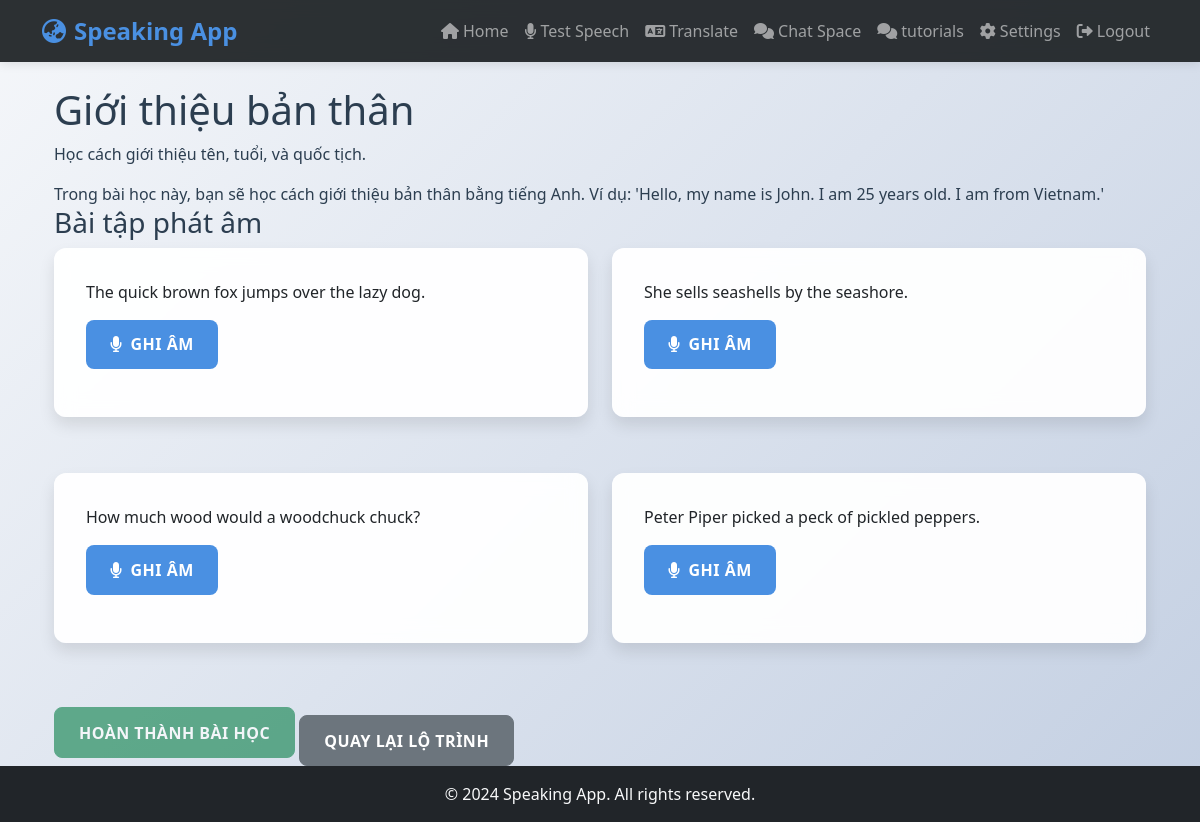
Screenshot of /tutorials/tutorials/lesson/1 (signed in) with the database file from the repository.
### models/models.py (models this page shows)
class Lesson(db.Model):
    __tablename__ = 'lessons'
    lesson_id = db.Column(db.Integer, primary_key=True)
    level_id = db.Column(db.Integer, db.ForeignKey('levels.level_id'), nullable=False)
    title = db.Column(db.String(200), nullable=False)
    description = db.Column(db.Text)
    content = db.Column(db.Text)
    progress = db.relationship('UserProgress', backref='lesson', lazy=True)

class SampleSentence(db.Model):
    __tablename__ = 'sample_sentences'
    sentence_id = db.Column(db.Integer, primary_key=True)
    test_id = db.Column(db.Integer, db.ForeignKey('tests.test_id'), nullable=False)
    sentence_text = db.Column(db.Text, nullable=False)
    correctAudio_file = db.Column(db.String(200))
    speech_tests = db.relationship('SpeechTest', backref='sentence', lazy=True)

### modules/tutorials.py (the view)
@tutorials_bp.route('/tutorials/lesson/<int:lesson_id>')
@login_required
def lesson_detail(lesson_id):
    lesson = Lesson.query.get_or_404(lesson_id)
    progress = UserProgress.query.filter_by(user_id=current_user.id, lesson_id=lesson_id).first()
    if not progress:
        progress = UserProgress(user_id=current_user.id, lesson_id=lesson_id, completion_status=False)
        db.session.add(progress)
        db.session.commit()
    level = Level.query.get(lesson.level_id)
    speech_test = Test.query.filter_by(level_id=level.level_id, test_type='speech').first()
    pronunciation_sentences = SampleSentence.query.filter_by(test_id=speech_test.test_id).all() if speech_test else []
    return render_template('lesson.html', lesson=lesson, progress=progress, pronunciation_sentences=pronunciation_sentences)

### app.py (called while the page is built)
@login_manager.user_loader
def load_user(user_id):
    return db.session.get(User, int(user_id))

### templates/lesson.html (shortened to what this page needs)
{% extends "base.html" %}
{% block content %}
    <div class="container">
        <h1>{{ lesson.title }}</h1>
        <p>{{ lesson.description }}</p>
        <div>{{ lesson.content | safe }}</div>
        <h3>Bài tập phát âm</h3>
        <div class="row">
            {% for sentence in pronunciation_sentences %}
                <div class="col-md-6 mb-4">
                    <div class="sentence-card card">
                        <div class="card-body">
                            <p class="card-text">{{ sentence.sentence_text }}</p>
                            <button class="btn btn-primary record-btn" data-sentence="{{ sentence.sentence_text }}" data-id="{{ loop.index0 }}">
                                <i class="fas fa-microphone me-2"></i>Ghi âm
                            </button>
                        </div>
                    </div>
                </div>
            {% endfor %}
        </div>
        {% if not progress.completion_status %}
            <button id="complete-btn" class="btn btn-success" disabled>Hoàn thành bài học</button>
        {% else %}
            <p class="text-success">Bạn đã hoàn thành bài học này vào {{ progress.completed_at.strftime('%Y-%m-%d') }}.</p>
        {% endif %}
        <a href="{{ url_for('tutorials.tutorials') }}" class="btn btn-secondary mt-3">Quay lại lộ trình</a>
    </div>
{% endblock %}

### static/styles.css (style rules this page uses)
:root { --primary-color: #4a90e2; --secondary-color: #f5f6fa; --accent-color: #2ecc71; --danger-color: #e74c3c; --warning-color: #f1c40f; --text-color: #2c3e50; --border-radius: 12px; --transition: all 0.3s ease; --box-shadow: 0 8px 16px rgba(0, 0, 0, 0.1); }
body { background: linear-gradient(135deg, #f5f7fa 0%, #c3cfe2 100%); min-height: 100vh; font-family: "Segoe UI", Tahoma, Geneva, Verdana, sans-serif; color: var(--text-color); }
.card { background: rgba(255, 255, 255, 0.95); border: none; border-radius: var(--border-radius); box-shadow: var(--box-shadow); transition: var(--transition); backdrop-filter: blur(10px); margin-bottom: 2rem; }
.card-body { padding: 2rem; }
.btn { border-radius: 8px; padding: 0.8rem 1.5rem; font-weight: 600; transition: var(--transition); text-transform: uppercase; letter-spacing: 0.5px; }
.btn-primary { background: var(--primary-color); border: none; }

### rows the page displays
Lesson: title "Giới thiệu bản thân", description "Học cách giới thiệu tên, tuổi, và quốc tịch.", content "Trong bài học này, bạn sẽ học cách giới thiệu bản thân bằng tiếng Anh. Ví dụ: 'Hello, my name is John. I am 25 years old. I am from Vietnam.'"
SampleSentence: sentence_text "The quick brown fox jumps over the lazy dog."
SampleSentence: sentence_text "She sells seashells by the seashore."
SampleSentence: sentence_text "How much wood would a woodchuck chuck?"
SampleSentence: sentence_text "Peter Piper picked a peck of pickled peppers."
